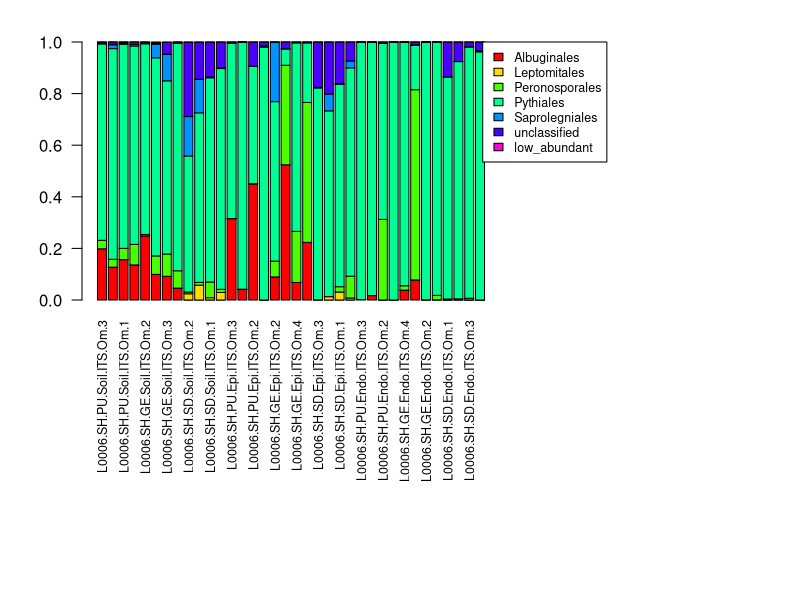

Write R code to recreate this figure.


## which dataset? fungal ="fun", bacterial ="bac", oomycetal ="oomyc"

aa_mode="oomyc"

## read otu table
tab=read.table("../data/otu_tab_filter_001_oo.txt",header=T)

## read taxonomy file
tax_tab_full=read.table("../data/taxonomy_ref_oo.txt",header=F,fill=T)


################################


# divide by column sum (to get RAs)
tab_ra=sweep(tab,2,colSums(tab),"/")

# tax assigenment
inter_tax=match(tax_tab_full[,1],rownames(tab)) # see if taxonomy matches otu_table
tax_tab=tax_tab_full[!is.na(inter_tax),] # remove missing ones from taxonomy

tax_match=match(rownames(tab),tax_tab[,1]) # first number is first OTU from table, where to find it in tax_tab
tax_uniq=unique(droplevels(tax_tab[tax_match,c(3,4)])) ### change in loop too ! fun bac 3,4 , oo 2,3

tax_uniq=gsub("\\[|\\]","",as.matrix(tax_uniq))
tax_tab=gsub("\\[|\\]","",as.matrix(tax_tab))


tax_mat=matrix(0, nrow=nrow(tax_uniq), ncol=ncol(tab_ra),dimnames=list(paste(tax_uniq[,1],tax_uniq[,2],sep="_"),colnames(tab_ra)))  

dump_row=""

#for(i in 1:length(tax_uniq)){
for(i in 1:nrow(tax_uniq)){
	
	pat=paste("^",tax_uniq[i,2],"$",sep="") # important to find only exact matches (imagine c__, or 1 )
	tax_rows1=grep(pat,tax_tab[,4]) # find all otus for tax[i]

	pat2=paste("^",tax_uniq[i,1],"$",sep="") # important to find only exact matches (imagine c__, or 1 )
	tax_rows2=grep(pat2,tax_tab[,3]) # find all otus for tax[i]	

	tax_rows=intersect(tax_rows1,tax_rows2)	# where are both patterns found
	
	otu_rows=unique(match(tax_tab[tax_rows,1],rownames(tab)))	# find these OTUs in otu_table ## unique avoids duplicated entries in tax_table
	sum_tax=colSums(tab_ra[otu_rows,])
	tax_mat[i,]=sum_tax	# complete row (all columns) filled with sum of rows from otu_table
	
	
	dump_row=c(dump_row,otu_rows)
	
	
}

tax_mat=tax_mat[sort(rownames(tax_mat)),]

# choose columns to display, (e.g.) (case sensitive)

col_1=grep("PU.Soil",colnames(tab_ra))
col_2=grep("G(A|E).Soil",colnames(tab_ra))
col_3=grep("SD.Soil",colnames(tab_ra))
col_4=grep("PU.Epi",colnames(tab_ra))
col_5=grep("G(A|E).Epi",colnames(tab_ra))
col_6=grep("SD.Epi",colnames(tab_ra))
col_7=grep("PU.Endo",colnames(tab_ra))
col_8=grep("G(A|E).Endo",colnames(tab_ra))
col_9=grep("SD.Endo",colnames(tab_ra))

use_col=c(col_1,col_2,col_3,col_4,col_5,col_6,col_7,col_8,col_9)
use_otu=rowMeans(tax_mat)>0.001

### bac

if(aa_mode=="bac"){

	aa_unclass=grep("1.00_1$",rownames(tax_mat))
	aa_low=grep("(1.00_1)|(p__(Proteobacteria|Planctomycetes|Gemmati|Firmi|Chloroflex|Bacteroide|Actinobact|Acidobac))",rownames(tax_mat),invert=T)
	aa_firm=grep("p__Firmicutes",rownames(tax_mat))
	aa_planc=grep("p__Planctomycetes",rownames(tax_mat))
	aa_gem=grep("p__Gemma",rownames(tax_mat))
	aa_chlo=grep("(p__Chloroflexi_c__($|Anaero|C0119|Chloro|Dehal|SHA|TK17))|(p__Chloroflexi_1.00)",rownames(tax_mat))
	aa_bact=grep("p__Bacteroidetes_c__(Cyto|Sapro|Sphi)",rownames(tax_mat))
	aa_actin=grep("p__Actinobacteria_c__(MB|Rub|The)",rownames(tax_mat))
	aa_acido=grep("p__Acidobac",rownames(tax_mat))
	aa_alpha=grep("c__Alphaprot",rownames(tax_mat))
	aa_beta=grep("c__Betaprot",rownames(tax_mat))
	aa_delt=grep("c__Deltaprot",rownames(tax_mat))
	aa_gam=grep("c__Gammaprot",rownames(tax_mat))
	aa_chlo2=grep("p__Chloroflexi_c__TK10",rownames(tax_mat))
	aa_chlo3=grep("p__Chloroflexi_c__S085",rownames(tax_mat))
	aa_bact2=grep("p__Bacteroidetes_c__Flavo",rownames(tax_mat))
	aa_actin2=grep("p__Actinobacteria_c__Actinobac",rownames(tax_mat))
	aa_actin3=grep("p__Actinobacteria_c__Acidi",rownames(tax_mat))


	new_mat=rbind(colSums(tax_mat[aa_low,]),tax_mat[aa_unclass,],tax_mat[aa_delt,],tax_mat[aa_gam,],tax_mat[aa_beta,],tax_mat[aa_alpha,],colSums(tax_mat[aa_planc,]),colSums(tax_mat[aa_gem,]),colSums(tax_mat[aa_firm,]),tax_mat[aa_chlo2,],tax_mat[aa_chlo3,],colSums(tax_mat[aa_chlo,]),tax_mat[aa_bact2,],colSums(tax_mat[aa_bact,]),tax_mat[aa_actin2,],tax_mat[aa_actin3,],colSums(tax_mat[aa_actin,]),colSums(tax_mat[aa_acido,]))

	new_mat2=cbind(c("low_abundant","unclassified","deltaproteobacteria","gammaproteobacteria","betaproteobacteria","alphaproteobacteria","planctomycetes","gemmatomonadetes","firmicutes","chloroflexi tk10","chloroflexi_s085","chloroflexi","bacteroidetes flavobacteriia","bacteroidetes","actinobacteria actinobac.","actinobacteria acidimicrobiia","actinobacteria","acidobcateria"),new_mat)

}

### fun

if(aa_mode=="fun"){

	aa_unclass=grep("p___c__$",rownames(tax_mat))
	aa_low=grep("Chytridiomycota|Glomeromycota|p__Zygomycota_c__$|p__Zygomycota_c__Kick",rownames(tax_mat))
	aa_zyg=grep("p__Zygomycota_c__Muco",rownames(tax_mat))
	aa_trem=grep("p__Basidiomycota_c__Tremell",rownames(tax_mat))
	aa_puc=grep("p__Basidiomycota_c__Pucc",rownames(tax_mat))
	aa_mic=grep("p__Basidiomycota_c__Microbot",rownames(tax_mat))
	aa_aga=grep("p__Basidiomycota_c__Agaricomyc",rownames(tax_mat))
	aa_bas=grep("p__Basidiomycota_c__($|Agaricostil|Exobasidi|Ustilagin)",rownames(tax_mat))
	aa_sord=grep("p__Ascomycota_c__Sordario",rownames(tax_mat))
	aa_pep=grep("p__Ascomycota_c__(Pezizomycotina|Pezizomycetes)",rownames(tax_mat))
	aa_leo=grep("p__Ascomycota_c__Leotiom",rownames(tax_mat))
	aa_dot=grep("p__Ascomycota_c__Dothi",rownames(tax_mat))
	aa_asc=grep("p__Ascomycota_c__($|Ascomycota|Eurotio|Orbiliomy|Saccharom)",rownames(tax_mat))

	new_mat=rbind(colSums(tax_mat[aa_low,]),tax_mat[aa_unclass,],tax_mat[aa_zyg,],tax_mat[aa_trem,],tax_mat[aa_puc,],tax_mat[aa_mic,],tax_mat[aa_aga,],colSums(tax_mat[aa_bas,]),tax_mat[aa_sord,],colSums(tax_mat[aa_pep,]),tax_mat[aa_leo,],tax_mat[aa_dot,],colSums(tax_mat[aa_asc,]))

	new_mat2=cbind(c("low_abundant","unclassified","zygomy._mucoromycotina","basidio._tremellomycetes","basidio._Pucciniomycetes","basidio._Microbotryomycetes","basidio._agaricomycetes","basidiomycota_","ascomyc._sordariomycetes","ascomyc._pezizomycetes","ascomyc._leotiomycetes","ascomyc._dothideomycetes","ascomycota_"),new_mat)

}

### oo

if(aa_mode=="oomyc"){

	aa_unclass=grep("c__Oomycetes_o__$",rownames(tax_mat))
	aa_low=grep("Lagenidiales",rownames(tax_mat))
	aa_sap=grep("c__Oomycetes_o__Sapro",rownames(tax_mat))
	aa_per=grep("c__Oomycetes_o__Perono",rownames(tax_mat))
	aa_al=grep("c__Oomycetes_o__Albu",rownames(tax_mat))
	aa_lep=grep("c__Oomycetes_o__Lepto",rownames(tax_mat))
	aa_py=grep("c__Oomycetes_o__Pythiales",rownames(tax_mat))

	new_mat=rbind(tax_mat[aa_low,],tax_mat[aa_unclass,],tax_mat[aa_sap,],tax_mat[aa_py,],tax_mat[aa_per,],tax_mat[aa_lep,],tax_mat[aa_al,])
	new_mat2=cbind(c("low_abundant","unclassified","Saprolegniales","Pythiales","Peronosporales","Leptomitales","Albuginales"),new_mat)

}

 
par(xpd=T,mar=c(15,4.1,2.1,15))
barplot(as.matrix(new_mat[nrow(new_mat):1,use_col]),col=rainbow(nrow(new_mat)),cex.names=0.75,ylim=c(0,1),las=2)
legend(43,1,legend=new_mat2[nrow(new_mat):1,1],fill=rainbow(nrow(new_mat[nrow(new_mat):1,])),cex=0.75)







